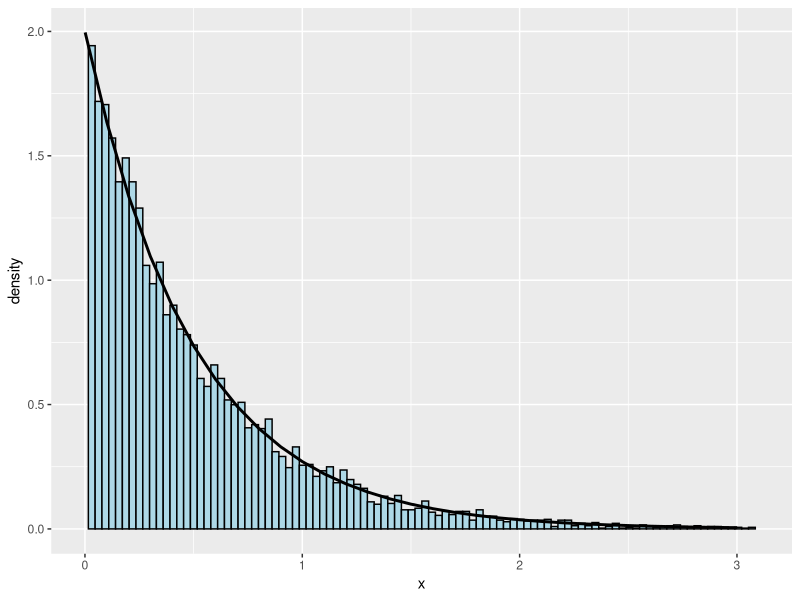
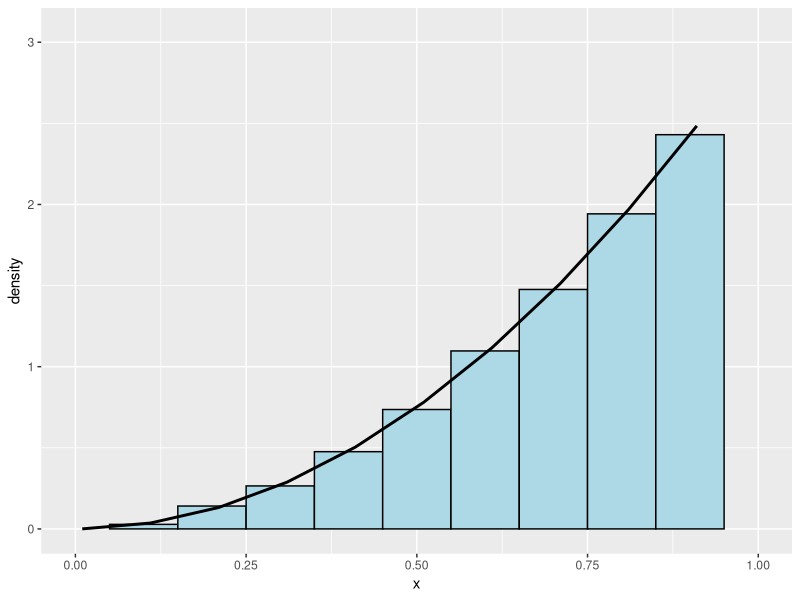

Here is the R script that generated these plots, in order:
# Inverse Transformation
# @author: Bangda Sun
# @date: 05/19/2017

# Suppose we know X ~ F (cdf), we can generate U ~ Unif(0,1)
# then evaluate F^{-1}(U), these would be the sample of X
# Therefore:
#
#   (1) F should invertible, 
#   (2) X is continuous
#
#


### Algorithm ###
# 1. Find F^{-1}, F is the cdf
# 2. For n = 1 to N
#       u ~ Unif(0, 1)
#       x = F^{-1}(u)

### Example 1 ###
# Suppose we want to sample from f(x) = 2 * exp(-2*x)

forigin = function(x) {
  u = 2 * exp(-2*x)
  return(u)
}

Forigin = function(x) {
  u = 1 - exp(-2*x)
  return(u)
}

Finverse = function(u) {
  x = ifelse((u < 0) | (u > 1), 0, -(1/2) * log(1 - u))
  return(x)
}

u  = runif(10000, min = 0, max = 1)
x  = Finverse(u)
t  = seq(.001, 3.1, by = .1) 
ft = forigin(t)

library(ggplot2)
ggplot() +
  geom_histogram(aes(x, ..density..), bins = 100, fill = "lightblue", color = "black", 
                 stat = "bin") +
  geom_line(mapping = aes(x = t, y = ft), size = 1) +
  xlim(0, 3.1)


### Example 2 ###
# Suppose we want to sample from f(x) = 3*x^2, 0 < x < 1

forigin = function(x) {
  u = 3 * x^2
  return(u)
}

Forigin = function(x) {
  u = x^3
  return(u)
}

Finverse = function(u) {
  x = u^(1/3)
  return(x)
}

u  = runif(10000)
x  = Finverse(u)
t  = seq(.01, 1.1, by = .1) 
ft = forigin(t)

ggplot() +
  geom_histogram(aes(x, ..density..), binwidth = .1, fill = "lightblue", color = "black", 
                 stat = "bin") +
  geom_line(mapping = aes(x = t, y = ft), size = 1) +
  xlim(0, 1)
